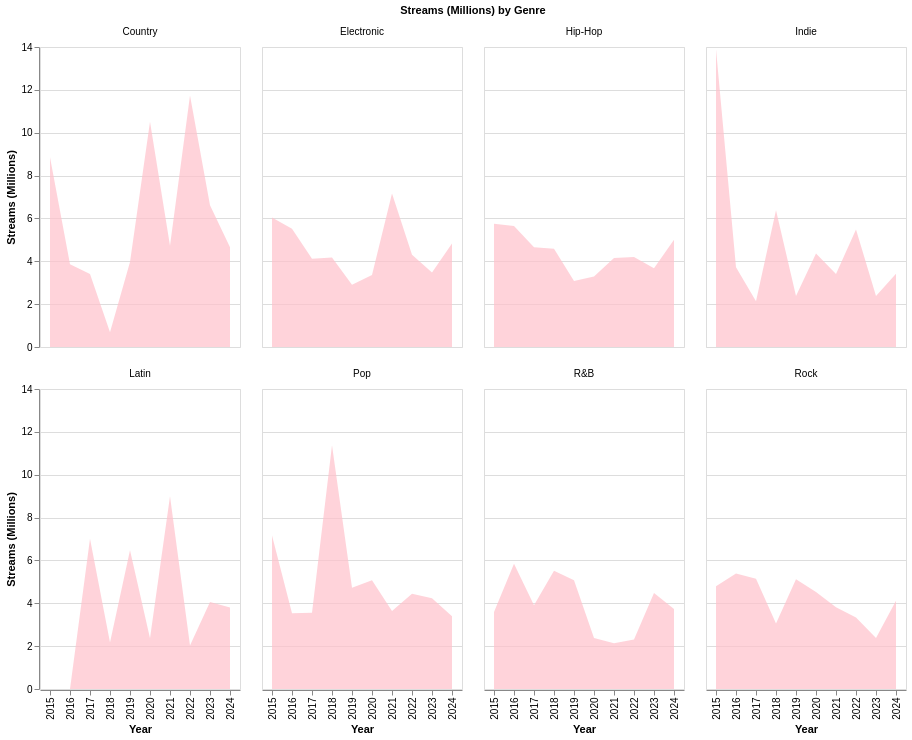

Notebook source saved alongside this figure:
### Code cell
genres = ['R&B', 'Indie', 'Rock', 'Hip-Hop', 'Pop', 'Electronic', 'Latin', 'Country']

trend = (df[df["genre"].isin(genres)].groupby(["year", "genre"])["streams_millions"].median().reset_index())

alt.Chart(trend).mark_area(color="pink",opacity=0.7).encode(x=alt.X("year:O", title="Year"),y=alt.Y("streams_millions:Q",title="Streams (Millions)")).facet(facet=alt.Facet("genre:N", title="Streams (Millions) by Genre"),columns=4)

### Figure 1 — Vega-Lite specification as saved in the notebook (floating-point values rounded to 4 significant figures)
{"config": {"view": {"continuousWidth": 300, "continuousHeight": 300}}, "data": {"name": "data-16682581498f573c1a9a05d233b41413"}, "facet": {"field": "genre", "title": "Streams (Millions) by Genre", "type": "nominal"}, "spec": {"mark": {"type": "area", "color": "pink", "opacity": 0.7}, "encoding": {"x": {"field": "year", "title": "Year", "type": "ordinal"}, "y": {"field": "streams_millions", "title": "Streams (Millions)", "type": "quantitative"}}}, "columns": 4, "$schema": "https://vega.github.io/schema/vega-lite/v5.20.1.json", "datasets": {"data-16682581498f573c1a9a05d233b41413": [{"year": 2015, "genre": "Country", "streams_millions": 8.85}, {"year": 2015, "genre": "Electronic", "streams_millions": 6.04}, {"year": 2015, "genre": "Hip-Hop", "streams_millions": 5.755}, {"year": 2015, "genre": "Indie", "streams_millions": 13.9}, {"year": 2015, "genre": "Pop", "streams_millions": 7.16}, {"year": 2015, "genre": "R&B", "streams_millions": 3.59}, {"year": 2015, "genre": "Rock", "streams_millions": 4.8}, {"year": 2016, "genre": "Country", "streams_millions": 3.865}, {"year": 2016, "genre": "Electronic", "streams_millions": 5.52}, {"year": 2016, "genre": "Hip-Hop", "streams_millions": 5.65}, {"year": 2016, "genre": "Indie", "streams_millions": 3.72}, {"year": 2016, "genre": "Pop", "streams_millions": 3.54}, {"year": 2016, "genre": "R&B", "streams_millions": 5.84}, {"year": 2016, "genre": "Rock", "streams_millions": 5.39}, {"year": 2017, "genre": "Country", "streams_millions": 3.405}, {"year": 2017, "genre": "Electronic", "streams_millions": 4.12}, {"year": 2017, "genre": "Hip-Hop", "streams_millions": 4.66}, {"year": 2017, "genre": "Indie", "streams_millions": 2.13}, {"year": 2017, "genre": "Latin", "streams_millions": 7.01}, {"year": 2017, "genre": "Pop", "streams_millions": 3.56}, {"year": 2017, "genre": "R&B", "streams_millions": 3.91}, {"year": 2017, "genre": "Rock", "streams_millions": 5.15}, {"year": 2018, "genre": "Country", "streams_millions": 0.69}, {"year": 2018, "genre": "Electronic", "streams_millions": 4.18}, {"year": 2018, "genre": "Hip-Hop", "streams_millions": 4.59}, {"year": 2018, "genre": "Indie", "streams_millions": 6.385}, {"year": 2018, "genre": "Latin", "streams_millions": 2.17}, {"year": 2018, "genre": "Pop", "streams_millions": 11.37}, {"year": 2018, "genre": "R&B", "streams_millions": 5.52}, {"year": 2018, "genre": "Rock", "streams_millions": 3.06}, {"year": 2019, "genre": "Country", "streams_millions": 3.965}, {"year": 2019, "genre": "Electronic", "streams_millions": 2.9}, {"year": 2019, "genre": "Hip-Hop", "streams_millions": 3.08}, {"year": 2019, "genre": "Indie", "streams_millions": 2.38}, {"year": 2019, "genre": "Latin", "streams_millions": 6.48}, {"year": 2019, "genre": "Pop", "streams_millions": 4.72}, {"year": 2019, "genre": "R&B", "streams_millions": 5.08}, {"year": 2019, "genre": "Rock", "streams_millions": 5.12}, {"year": 2020, "genre": "Country", "streams_millions": 10.51}, {"year": 2020, "genre": "Electronic", "streams_millions": 3.365}, {"year": 2020, "genre": "Hip-Hop", "streams_millions": 3.285}, {"year": 2020, "genre": "Indie", "streams_millions": 4.365}, {"year": 2020, "genre": "Latin", "streams_millions": 2.365}, {"year": 2020, "genre": "Pop", "streams_millions": 5.075}, {"year": 2020, "genre": "R&B", "streams_millions": 2.38}, {"year": 2020, "genre": "Rock", "streams_millions": 4.525}, {"year": 2021, "genre": "Country", "streams_millions": 4.72}, {"year": 2021, "genre": "Electronic", "streams_millions": 7.165}, {"year": 2021, "genre": "Hip-Hop", "streams_millions": 4.155}, {"year": 2021, "genre": "Indie", "streams_millions": 3.41}, {"year": 2021, "genre": "Latin", "streams_millions": 8.99}, {"year": 2021, "genre": "Pop", "streams_millions": 3.645}, {"year": 2021, "genre": "R&B", "streams_millions": 2.13}, {"year": 2021, "genre": "Rock", "streams_millions": 3.82}, {"year": 2022, "genre": "Country", "streams_millions": 11.73}, {"year": 2022, "genre": "Electronic", "streams_millions": 4.3}, {"year": 2022, "genre": "Hip-Hop", "streams_millions": 4.2}, {"year": 2022, "genre": "Indie", "streams_millions": 5.48}, {"year": 2022, "genre": "Latin", "streams_millions": 2.035}, {"year": 2022, "genre": "Pop", "streams_millions": 4.445}, {"year": 2022, "genre": "R&B", "streams_millions": 2.31}, {"year": 2022, "genre": "Rock", "streams_millions": 3.34}, {"year": 2023, "genre": "Country", "streams_millions": 6.615}, {"year": 2023, "genre": "Electronic", "streams_millions": 3.48}, {"year": 2023, "genre": "Hip-Hop", "streams_millions": 3.67}, {"year": 2023, "genre": "Indie", "streams_millions": 2.38}, {"year": 2023, "genre": "Latin", "streams_millions": 4.065}, {"year": 2023, "genre": "Pop", "streams_millions": 4.23}, {"year": 2023, "genre": "R&B", "streams_millions": 4.48}, {"year": 2023, "genre": "Rock", "streams_millions": 2.38}, {"year": 2024, "genre": "Country", "streams_millions": 4.65}, {"year": 2024, "genre": "Electronic", "streams_millions": 4.835}, {"year": 2024, "genre": "Hip-Hop", "streams_millions": 5.01}, {"year": 2024, "genre": "Indie", "streams_millions": 3.42}, {"year": 2024, "genre": "Latin", "streams_millions": 3.8}, {"year": 2024, "genre": "Pop", "streams_millions": 3.39}, {"year": 2024, "genre": "R&B", "streams_millions": 3.73}, {"year": 2024, "genre": "Rock", "streams_millions": 4.115}]}}
